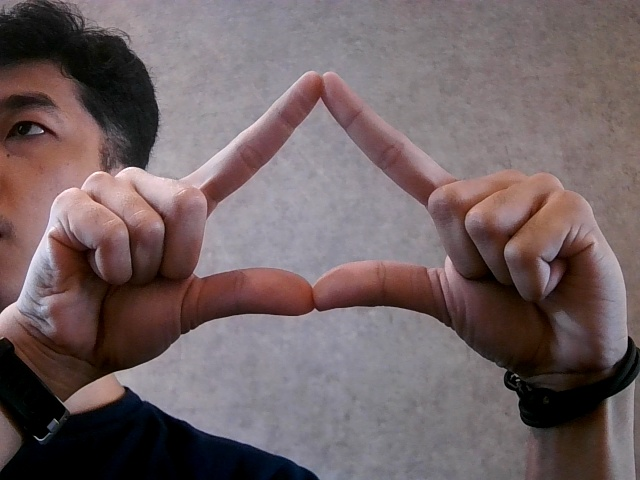
#> input picture dataset/BISINDO/A/160.jpg, 640 x 480 px; its folder holds only this picture in this run
$ python mirror.py
#> lines starting #> are read from the running program, lines starting #| are printed output that depends on the picture
import cv2
import os
import shutil


SOURCE_DATA_DIR = './dataset/BISINDO'
OUTPUT_DIR_NAME = './dataset_augmented_bisindo'


if os.path.exists(OUTPUT_DIR_NAME):
    print(f"Direktori '{OUTPUT_DIR_NAME}' sudah ada. Harap hapus atau ganti nama sebelum melanjutkan.")
    exit()

os.makedirs(OUTPUT_DIR_NAME, exist_ok=True)
print(f"Direktori output '{OUTPUT_DIR_NAME}' telah dibuat.")


print("Menyalin file asli...")
shutil.copytree(SOURCE_DATA_DIR, os.path.join(OUTPUT_DIR_NAME, os.path.basename(SOURCE_DATA_DIR)))


print("Membuat versi gambar yang di-flip...")
for label in sorted(os.listdir(SOURCE_DATA_DIR)):
    label_dir_source = os.path.join(SOURCE_DATA_DIR, label)
    if not os.path.isdir(label_dir_source):
        continue

    print(f"  Memproses folder: {label}")


    for image_name in os.listdir(label_dir_source):
        image_path = os.path.join(label_dir_source, image_name)

        try:
            image = cv2.imread(image_path)
#> image is the input picture: shape (480, 640, 3); mean B, G, R 100.1, 98.3, 113.3
            if image is None: continue

            flipped_image = cv2.flip(image, 1)
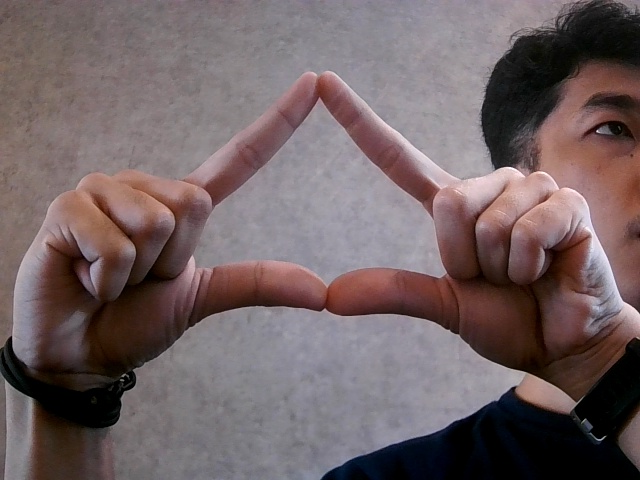
#> flipped_image: shape (480, 640, 3); mean B, G, R 100.1, 98.3, 113.3
            flipped_image_name = f"flipped_{image_name}"

            output_label_dir = os.path.join(OUTPUT_DIR_NAME, os.path.basename(SOURCE_DATA_DIR), label)
            os.makedirs(output_label_dir, exist_ok=True)
            output_path = os.path.join(output_label_dir, flipped_image_name)

            cv2.imwrite(output_path, flipped_image)

        except Exception as e:
            print(f"    Gagal memproses {image_name}: {e}")
#> pass 2 of the loop `for label in sorted(os.listdir(SOURCE_DATA_DIR)):`:
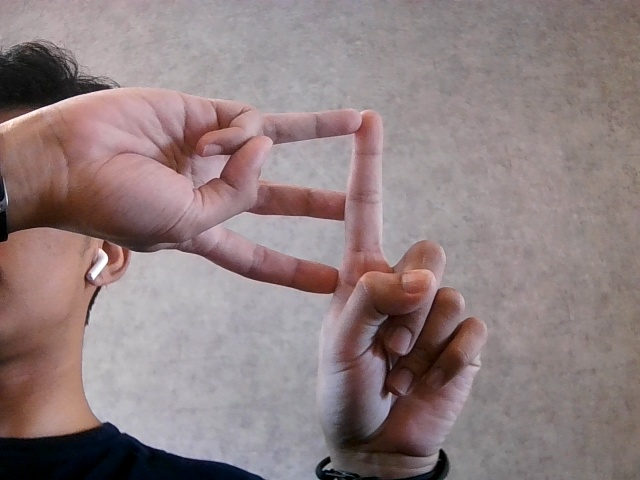
#> input picture dataset/BISINDO/B/160.jpg, 640 x 480 px
#> image is the input picture: shape (480, 640, 3); mean B, G, R 128.3, 127.5, 143.7
#> `flipped_image = cv2.flip(image, 1)`:
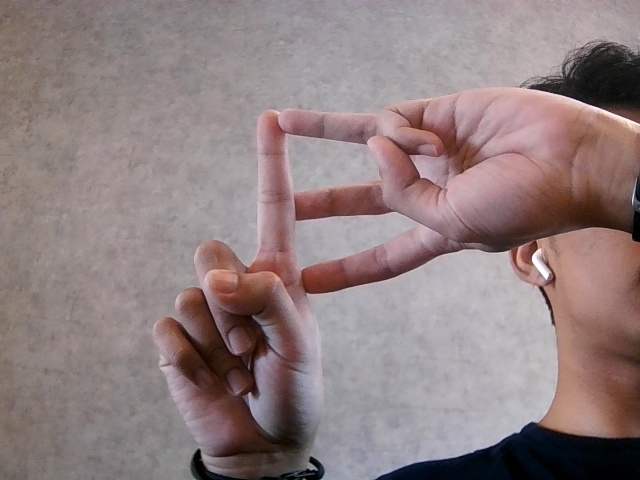
#> flipped_image: shape (480, 640, 3); mean B, G, R 128.3, 127.5, 143.7

print("\nProses augmentasi mirroring selesai!")
print(f"Dataset baru Anda yang lebih besar dan tangguh sekarang ada di: '{OUTPUT_DIR_NAME}'")
print("Gunakan direktori ini sebagai DATA_DIR di notebook pelatihan Anda.")
